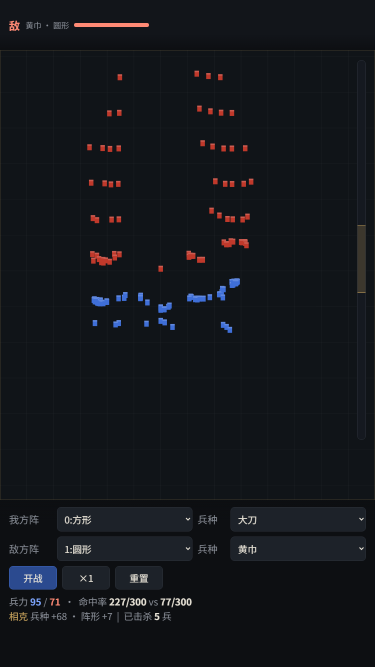
#> input picture project/img/proto_approach.png, 750 x 1334 px (shown at 1/2 size)
$ python -i q4b_scroll.py   (imports and definitions only)
#> lines starting #> are read from the running program, lines starting #| are printed output that depends on the picture
# -*- coding: utf-8 -*-
"""Q4b: 镜头是否滚动 —— 逐对测背景位移 + 地平线高度 + 累计漂移。

方法（对 389kb/s 的二压源做了抗噪处理）：
  * 背景带 y=0..66, x=76..564，先做 2px 高斯模糊再比，抑制块效应噪声。
  * 位移搜索 dx in [-160,160]，报告 best mae、dx=0 时的 mae、以及 best 处 Pearson r。
  * 判据：mae(0) - mae(best) < 0.8 视为「无可信位移」（噪声），否则若 |dx|>=3 记「位移」。
  * 地平线：从 y=0 向下找第一处连续 12 行标准差 <14 的 y，作为画面里地面起始行（=背景/地面分界）。
  * 累计漂移 = 所有 pair 的 dx 求和（正负抵消后仍大 → 真的在滚）。
"""
import sys, os, subprocess, glob
import numpy as np
from PIL import Image, ImageFilter

HERE = os.path.dirname(os.path.abspath(__file__))
SRC = os.path.join(os.path.dirname(HERE), "bili", "p01.mp4")
FF = r"C:\Users\liutian\.dsh\dsh-runtimes\dsh-primary-runtime\dependencies\python\Lib\site-packages\imageio_ffmpeg\binaries\ffmpeg-win-x86_64-v9.0.2.exe"
TMP = os.path.join(HERE, "_scan", "q4b_scroll")
X0, X1 = 76, 564


# [8 lines left out: function extract, not called in this run]


def bg(p):
    # 只用「沒有单位、也沒有右侧作战指令面板」的区域：x=90..455, y=0..60
#> called with p = '../../project/img/proto_approach.png'
    im = Image.open(p).convert("L").crop((90, 0, 455, 60)).filter(ImageFilter.GaussianBlur(2))
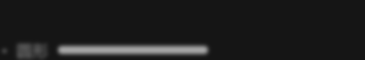
#> im: PIL image 365x60 L; min 21, max 163, mean 30.2
    return np.asarray(im, dtype=np.float32)


# [69 lines left out: functions horizon, dx_of, main, not called in this run]


# [2 lines not run here, left out]

>>> result = bg('../../project/img/proto_approach.png')
